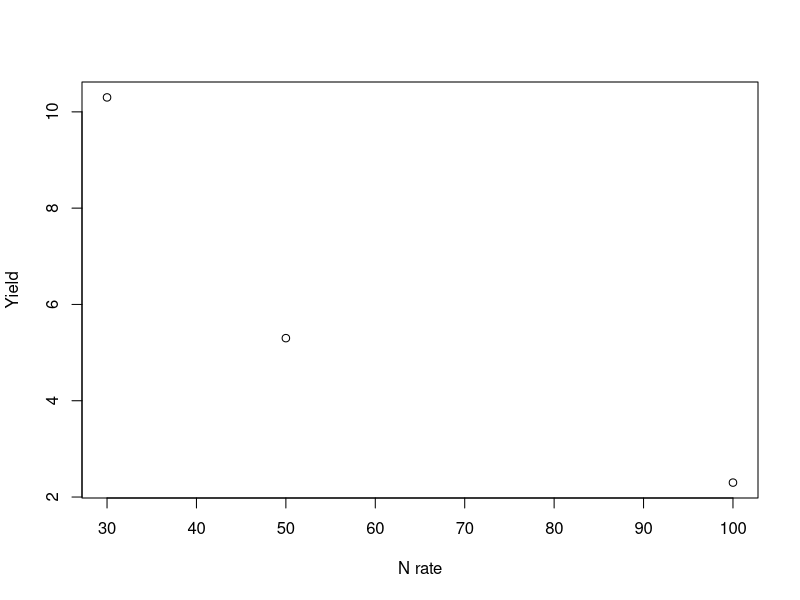
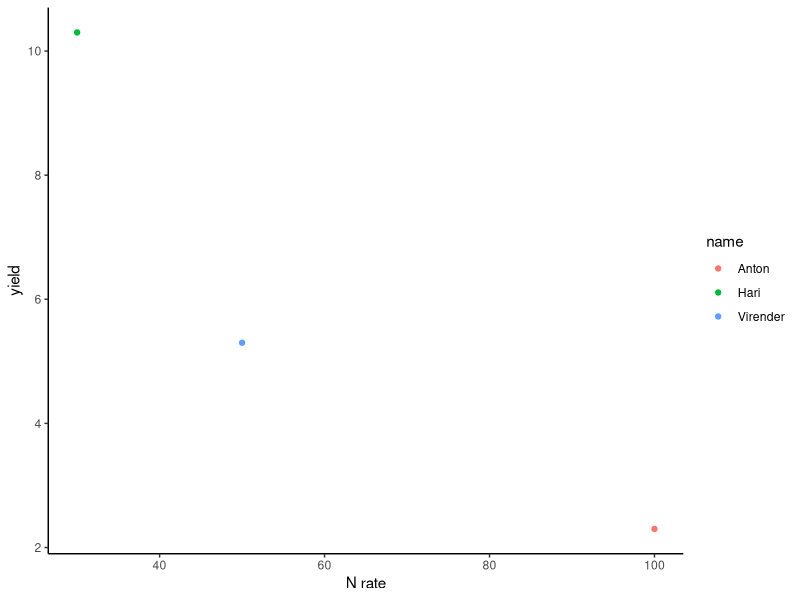

Generate these figures, in order, with R:
## ---- chunk 1

1 + 1

## ---- chunk 2
is.vector(1) # check whether this is a vector
class(1) # check what class this vector is
is.vector("Hello IRRI")
class("Hello IRRI")
is.vector(c(1,2))
c("HELLO IRRI", 1,2)
class(c("HELLO IRRI", 1,2))

x <- c(1,2,3) 
print(x)

## ---- chunk 3

farmer_name <- c("Hari","Virender","Anton")
yield_tha <- c(10.3,5.3,2.3)
n_rate <- c(30,50,100)

survey <- data.frame( #here we ask to create a data frame. And assign it to survey
  name = farmer_name,
  yield = yield_tha, # Here we create a column name "yield" and request yield_tha as values
  n = n_rate # the same for n_rate
)

survey #ask to print the object survey

dim(survey)
colnames(survey)
## ---- chunk 4
farmer_name[1] # get the first farmner name 
farmer_name[2] # get the second farmer name
farmer_name[c(1,2)] # get both names

survey[1,1] #subset the first entry in the first column
survey[1,] #extract the entire first row  
survey[,3] # extract the entire last column
survey[,"yield"] #extract the column with the name "yield"
## ---- chunk 5
survey$name #get the names column

survey$n_productivity <- survey$yield / survey$n # calculate the n producitivty
#and assign to new column with name n_productivity

survey
## ---- chunk 6
plot(survey$yield~survey$n,ylab = "Yield",xlab="N rate")
## ---- chunk 7
library(ggplot2)

ggplot(data = survey)+ #start a ggplot and use survey for data input
  geom_point(aes(x=n, y=yield,color=name))+ #define aes(thetics), x axis, axis, color
  theme_classic()+ #use classic theme for cleaner plot
  scale_x_continuous(name = "N rate") #adjust the x axis. Name it N rate.
## ---- chunk 8

fit <- lm(data = survey, formula = yield~n)
fit
## ---- chunk 9
?mean
